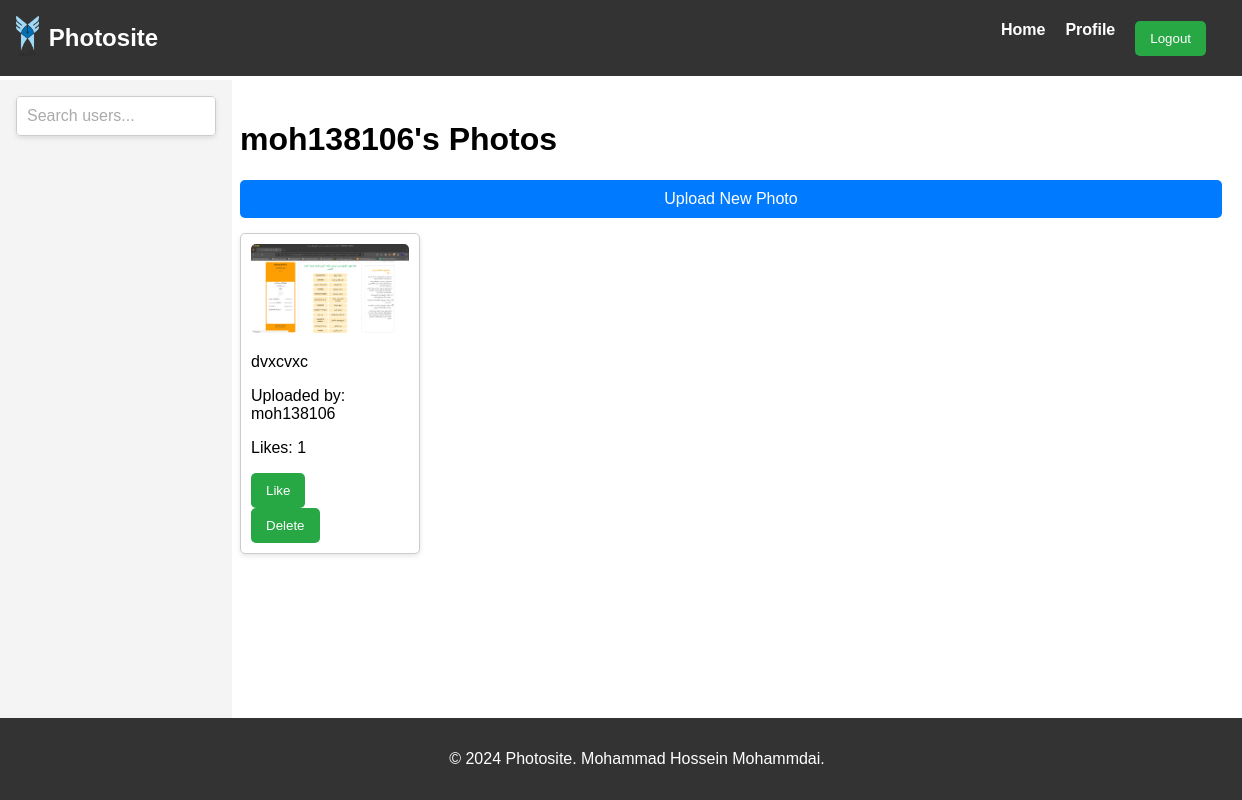
Before: /accounts/profile/ (signed in) with the older database file.
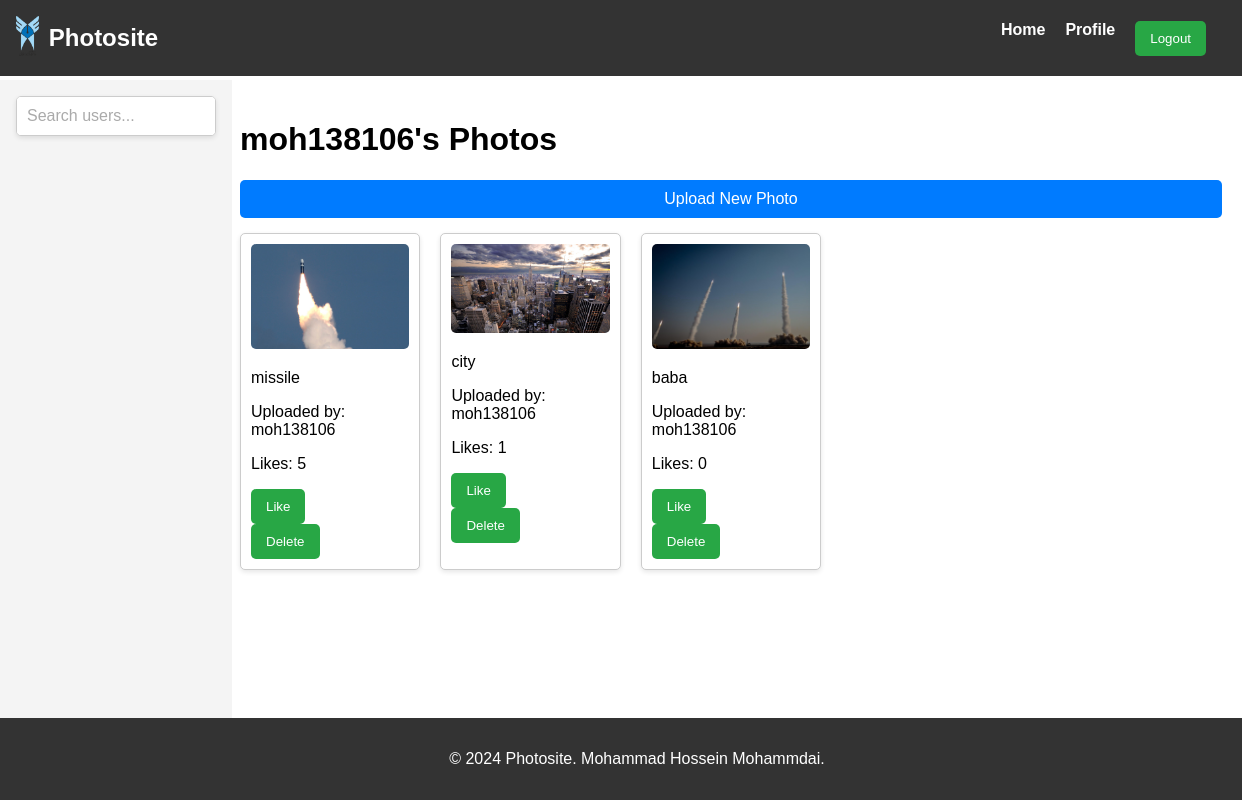
After: the same page with the newer database file.
### photos/models.py (models this page shows, shortened)
class Photo(models.Model):
    PUBLIC = 'public'
    PRIVATE = 'private'
    VISIBILITY_CHOICES = [
        (PUBLIC, 'Public'),
        (PRIVATE, 'Private'),
    ]
    user = models.ForeignKey(User, on_delete=models.CASCADE, related_name='photos')
    image = models.ImageField(upload_to='photos/')
    caption = models.CharField(max_length=255, blank=True)
    visibility = models.CharField(max_length=7, choices=VISIBILITY_CHOICES, default=PUBLIC)
    likes = models.PositiveIntegerField(default=0)
    uploaded_at = models.DateTimeField(auto_now_add=True)

### photos/views.py (the view)
# urls.py: path('accounts/profile/', views.profile, name='profile'),
@login_required
def profile(request):
    photos = Photo.objects.filter(user=request.user)
    return render(request, 'photos/profile.html', {'photos': photos})

### photos/templates/photos/profile.html (shortened to what this page needs)
{% extends 'base.html' %}
{% load static %}
{% block extra_css %}
<link rel="stylesheet" href="{% static 'css/profile_css.css' %}">
{% endblock %}
{% block content %}
    <h1>{{ user.username }}'s Photos</h1>
    <a href="{% url 'upload_photo' %} " class="upload">Upload New Photo</a>
    <div class="photo-grid">
        {% for photo in photos %}
        <div class="photo-item">
            <a href="{% url 'view_photo_by_id' id=photo.id %}">
                <img src="{{ photo.image.url }}" alt="{{ photo.caption }}">
            </a>
            <p>{{ photo.caption }}</p>
            <p>Uploaded by: {{ photo.user.username }}</p>
            <p>Likes: {{ photo.likes }}</p>
            {% if user.is_authenticated %}
                <form action="{% url 'like_photo' photo.id %}" method="post">
                    <button type="submit" >Like</button>
                </form>
                {% if user == photo.user %}
                    <form action="{% url 'delete_photo' photo.id %}" method="post">
                        <button type="submit" onclick="return confirm('Are you sure you want to delete this photo?');">Delete</button>
                    </form>
                {% endif %}
            {% else %}
                <p><a href="{% url 'account_login' %}">Log in</a> to like this photo.</p>
            {% endif %}
        </div>
        {% empty %}
            <h3 >No photos uploaded yet.</h3>
        {% endfor %}
    </div>
{% endblock %}

### photos/templates/base.html (shortened to what this page needs)
{% load static %}
<!DOCTYPE html>
<html lang="en">
<head>
    <link rel="stylesheet" href="{% static 'css/base_css.css' %}">
    {% block extra_css %}{% endblock %}
</head>
<body>
    <header>
        <div class="logo">
            <a href="{% url 'home' %}">
                <img src="{% static 'images/logo.png' %}" alt="Photosite Logo" class="logo-image">
            </a>
            <span class="site-name">Photosite</span>
        </div>
        <nav>
            <ul>
                <li><a href="{% url 'home' %}">Home</a></li>
                {% if user.is_authenticated %}
                    <li><a href="{% url 'profile' %}">Profile</a></li>
                    <li><form method="post" action="{% url 'logout' %}">{% csrf_token %} <button type="submit" class="btn btn-link">Logout</button></form></li>
                    {% else %}
                    <li><a href="{% url 'account_signup' %}">Sign up</a></li>
                    <li><a href="{% url 'account_login' %}">Login</a></li>
                {% endif %}
            </ul>
        </nav>
    </header>
    <aside>
        <form action="{% url 'search_users' %}" method="get">
            <input type="text" name="q" placeholder="Search users...">
        </form>
    </aside>
    <main>
        {% block content %}{% endblock %}
    </main>
    <footer>
        <p>© 2024 Photosite. Mohammad Hossein Mohammdai.</p>
    </footer>
</body>
</html>

### static/css/base_css.css (style rules this page uses)
body { font-family: Arial, sans-serif; margin: 0; padding: 0; display: flex; flex-direction: column; min-height: 100vh; }
header { position: fixed; top: 0; left: 0; right: 0; display: flex; justify-content: space-between; align-items: center; background-color: #333; color: white; padding: 1rem; z-index: 1000; }
header .logo { display: flex; align-items: center; }
header .logo img { height: 40px; margin-right: 10px; }
header nav ul { list-style: none; display: flex; margin: 0; padding: 0; }
header nav ul li { margin-right: 20px; }
header nav ul li a { color: white; text-decoration: none; font-weight: bold; }
aside { position: fixed; top: 80px; left: 0; width: 200px; height: calc(100vh - 80px); padding: 1rem; background-color: #f4f4f4; overflow-y: auto; }
footer { text-align: center; padding: 1rem; background-color: #333; color: white; width: 100%; position: relative; margin-top: auto; }
main { margin-left: 220px; padding: 20px; flex-grow: 1; margin-top: 80px; padding-bottom: 60px; }
aside form { display: flex; align-items: center; margin-bottom: 20px; border: 1px solid #ccc; border-radius: 5px; overflow: hidden; background-color: #fff; box-shadow: 0 2px 5px rgba(0, 0, 0, 0.1); }
aside form input[type="text"] { border: none; padding: 10px; flex-grow: 1; font-size: 16px; outline: none; }
aside form input[type="text"]::placeholder { color: #aaa; }
.logo { display: flex; align-items: center; }
.logo-image { height: 60px; margin-right: 10px; }
.site-name { font-size: 24px; font-family: 'Arial', sans-serif; color: white; font-weight: bold; }

### static/css/profile_css.css (style rules this page uses)
.photo-grid { display: grid; grid-template-columns: repeat(5, 1fr); gap: 20px; margin-bottom: 40px; }
.photo-item { background-color: #fff; border: 1px solid #ccc; border-radius: 5px; padding: 10px; box-shadow: 0 2px 5px rgba(0, 0, 0, 0.1); transition: transform 0.2s; }
.photo-item img { max-width: 100%; border-radius: 5px; }
button { padding: 10px 15px; background-color: #28a745; color: #fff; border: none; border-radius: 5px; cursor: pointer; transition: background-color 0.3s ease; }
.upload { display: block; text-align: center; margin: 15px auto; padding: 10px 20px; background-color: #007BFF; color: #fff; text-decoration: none; border-radius: 5px; transition: background-color 0.3s ease; }

Changed rows visible on the page:
removed Photo: image (picture), caption "dvxcvxc", user.username "moh138106", likes "1", shows "Delete"
added Photo: image (picture), caption "missile", user.username "moh138106", likes "5", shows "Delete"
added Photo: image (picture), caption "city", user.username "moh138106", likes "1", shows "Delete"
added Photo: image (picture), caption "baba", user.username "moh138106", likes "0", shows "Delete"
